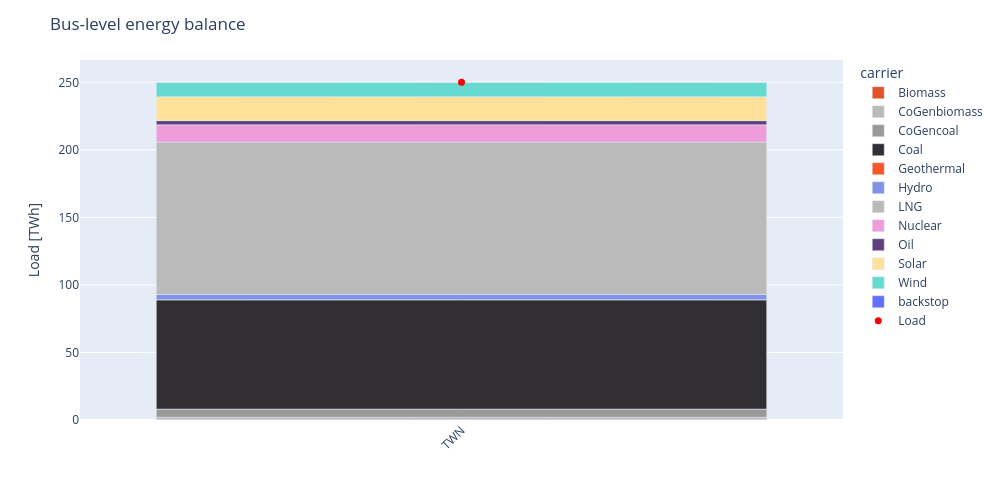

Notebook source saved alongside this figure:
### Code cell
# --- CHECKING ENERGY BALANCE --- #
fig = tz_pypsa.plotting.energy_balance(n, period='2024')
fig.update_layout(width=1000,height=500)
fig.show()

### Figure 1 — Plotly figure (JSON) as saved in the notebook; plotly's stock layout.template omitted (floating-point values rounded to 4 significant figures)
{"data": [{"hovertemplate": "carrier=Biomass<br>bus=%{x}<br>value=%{y}<extra></extra>", "legendgroup": "Biomass", "marker": {"color": "#e25329", "pattern": {"shape": ""}}, "name": "Biomass", "orientation": "v", "showlegend": true, "textposition": "auto", "type": "bar", "x": ["TWN"], "xaxis": "x", "y": [0.1908], "yaxis": "y"}, {"hovertemplate": "carrier=CoGenbiomass<br>bus=%{x}<br>value=%{y}<extra></extra>", "legendgroup": "CoGenbiomass", "marker": {"color": "#bababa", "pattern": {"shape": ""}}, "name": "CoGenbiomass", "orientation": "v", "showlegend": true, "textposition": "auto", "type": "bar", "x": ["TWN"], "xaxis": "x", "y": [1.853], "yaxis": "y"}, {"hovertemplate": "carrier=CoGencoal<br>bus=%{x}<br>value=%{y}<extra></extra>", "legendgroup": "CoGencoal", "marker": {"color": "#999999", "pattern": {"shape": ""}}, "name": "CoGencoal", "orientation": "v", "showlegend": true, "textposition": "auto", "type": "bar", "x": ["TWN"], "xaxis": "x", "y": [6.028], "yaxis": "y"}, {"hovertemplate": "carrier=Coal<br>bus=%{x}<br>value=%{y}<extra></extra>", "legendgroup": "Coal", "marker": {"color": "#322f34", "pattern": {"shape": ""}}, "name": "Coal", "orientation": "v", "showlegend": true, "textposition": "auto", "type": "bar", "x": ["TWN"], "xaxis": "x", "y": [80.96], "yaxis": "y"}, {"hovertemplate": "carrier=Geothermal<br>bus=%{x}<br>value=%{y}<extra></extra>", "legendgroup": "Geothermal", "marker": {"color": "#f75726", "pattern": {"shape": ""}}, "name": "Geothermal", "orientation": "v", "showlegend": true, "textposition": "auto", "type": "bar", "x": ["TWN"], "xaxis": "x", "y": [0.01934], "yaxis": "y"}, {"hovertemplate": "carrier=Hydro<br>bus=%{x}<br>value=%{y}<extra></extra>", "legendgroup": "Hydro", "marker": {"color": "#8292e8", "pattern": {"shape": ""}}, "name": "Hydro", "orientation": "v", "showlegend": true, "textposition": "auto", "type": "bar", "x": ["TWN"], "xaxis": "x", "y": [3.919], "yaxis": "y"}, {"hovertemplate": "carrier=LNG<br>bus=%{x}<br>value=%{y}<extra></extra>", "legendgroup": "LNG", "marker": {"color": "#bababa", "pattern": {"shape": ""}}, "name": "LNG", "orientation": "v", "showlegend": true, "textposition": "auto", "type": "bar", "x": ["TWN"], "xaxis": "x", "y": [112.8], "yaxis": "y"}, {"hovertemplate": "carrier=Nuclear<br>bus=%{x}<br>value=%{y}<extra></extra>", "legendgroup": "Nuclear", "marker": {"color": "#ee9dda", "pattern": {"shape": ""}}, "name": "Nuclear", "orientation": "v", "showlegend": true, "textposition": "auto", "type": "bar", "x": ["TWN"], "xaxis": "x", "y": [12.82], "yaxis": "y"}, {"hovertemplate": "carrier=Oil<br>bus=%{x}<br>value=%{y}<extra></extra>", "legendgroup": "Oil", "marker": {"color": "#5d407c", "pattern": {"shape": ""}}, "name": "Oil", "orientation": "v", "showlegend": true, "textposition": "auto", "type": "bar", "x": ["TWN"], "xaxis": "x", "y": [3.056], "yaxis": "y"}, {"hovertemplate": "carrier=Solar<br>bus=%{x}<br>value=%{y}<extra></extra>", "legendgroup": "Solar", "marker": {"color": "#ffe19b", "pattern": {"shape": ""}}, "name": "Solar", "orientation": "v", "showlegend": true, "textposition": "auto", "type": "bar", "x": ["TWN"], "xaxis": "x", "y": [17.65], "yaxis": "y"}, {"hovertemplate": "carrier=Wind<br>bus=%{x}<br>value=%{y}<extra></extra>", "legendgroup": "Wind", "marker": {"color": "#66dad0", "pattern": {"shape": ""}}, "name": "Wind", "orientation": "v", "showlegend": true, "textposition": "auto", "type": "bar", "x": ["TWN"], "xaxis": "x", "y": [10.68], "yaxis": "y"}, {"hovertemplate": "carrier=backstop<br>bus=%{x}<br>value=%{y}<extra></extra>", "legendgroup": "backstop", "marker": {"color": "#636efa", "pattern": {"shape": ""}}, "name": "backstop", "orientation": "v", "showlegend": true, "textposition": "auto", "type": "bar", "x": ["TWN"], "xaxis": "x", "y": [0.0], "yaxis": "y"}, {"marker": {"color": "red", "size": 7, "symbol": "circle"}, "mode": "markers", "name": "Load", "type": "scatter", "x": ["TWN"], "y": [250.0]}], "layout": {"barmode": "relative", "height": 500, "legend": {"title": {"text": "carrier"}, "tracegroupgap": 0}, "margin": {"t": 60}, "title": {"text": "Bus-level energy balance"}, "width": 1000, "xaxis": {"anchor": "y", "categoryarray": ["TWN"], "categoryorder": "array", "domain": [0, 1], "tickangle": -45, "title": {"text": ""}}, "yaxis": {"anchor": "x", "domain": [0, 1], "title": {"text": "Load [TWh]"}}}}
